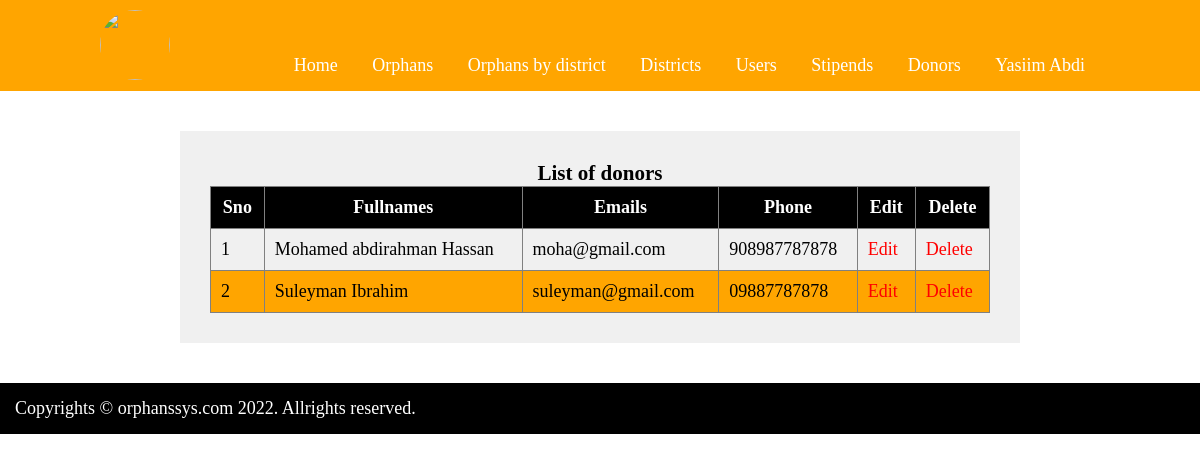
/admin/donorslist.php (signed in), run on an earlier commit of the app's database.
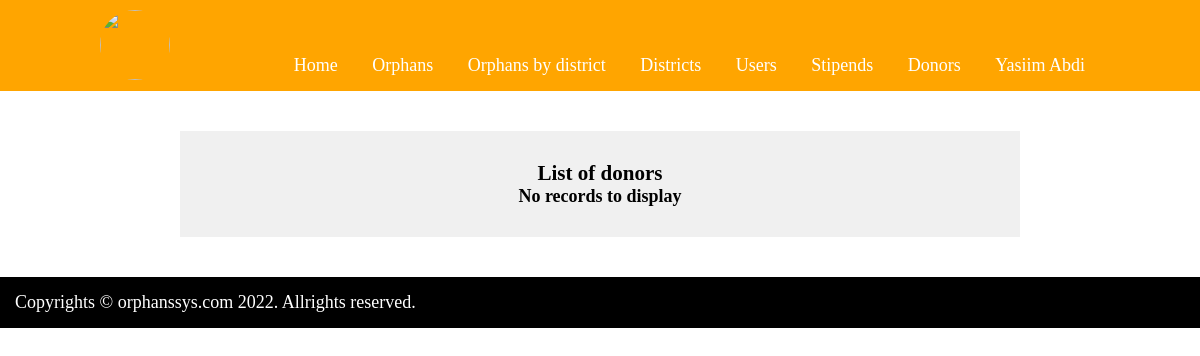
And on a later commit of the database.
### tables this page shows
CREATE TABLE `donors` (
  `id` int(11) NOT NULL,
  `fullnames` varchar(100) NOT NULL,
  `phone` varchar(20) NOT NULL,
  `email` varchar(30) NOT NULL,
  `status` varchar(20) NOT NULL DEFAULT 'active'
);

### admin/donorslist.php (the view, shortened to what this page needs)
<?php
include('head.php');
include('../dbcon.php');
?>
<!DOCTYPE html>
<html>
<head>
	<link rel="stylesheet" type="text/css" href="styles.css">
</head>
<body>
	<div class="main">
		<h3>List of donors</h3>
		<?php
			$retrieve = mysqli_query($con, "select * from donors where status='active' ");
			if(mysqli_num_rows($retrieve)==0){
				echo "<h4>No records to display</h4>";
			}
			else{
				echo "<table border='1'>";
					echo "<tr> <th>Sno</th> <th>Fullnames</th> <th>Emails</th> <th>Phone</th> <th>Edit</th> <th>Delete</th></tr>";
				$sno = 1;
				while($row = mysqli_fetch_array($retrieve)){
					echo "<tr>";
						$id = $row['id'];
						echo "<td>".$sno."</td>";
						echo "<td>".$row['fullnames']."</td>";
						echo "<td>".$row['email']."</td>";
						echo "<td>".$row['phone']."</td>";
						echo "<td> <a href='editdonor.php?id=$id'>Edit</a> </td>";
						echo "<td> <a href='deletedonor.php?id=$id'>Delete</a> </td>";
					echo "</tr>";
					$sno++;
				}
				echo "</table>";
			}
		?>
	</div>
</body>
</html>
<?php include('footer.php'); ?>

What changed in the data, as far as the page shows it:
removed donors: fullnames "Mohamed abdirahman Hassan", email "moha@gmail.com", phone "908987787878"
removed donors: fullnames "Suleyman Ibrahim", email "suleyman@gmail.com", phone "09887787878"
Also different on the page:
text no longer shown: "Sno Fullnames Emails Phone Edit Delete"
text now shown: "No records to display"
